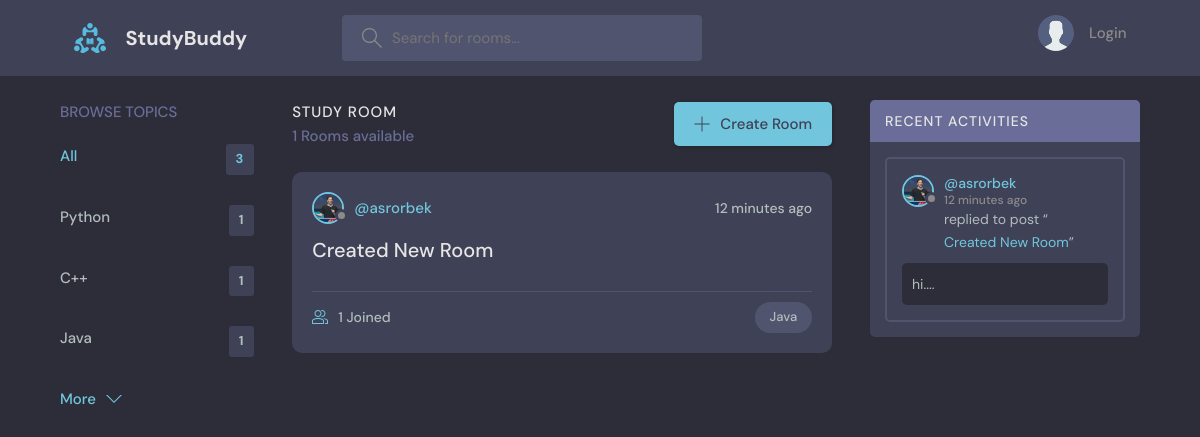
Page /?q=Java on the earlier database version.
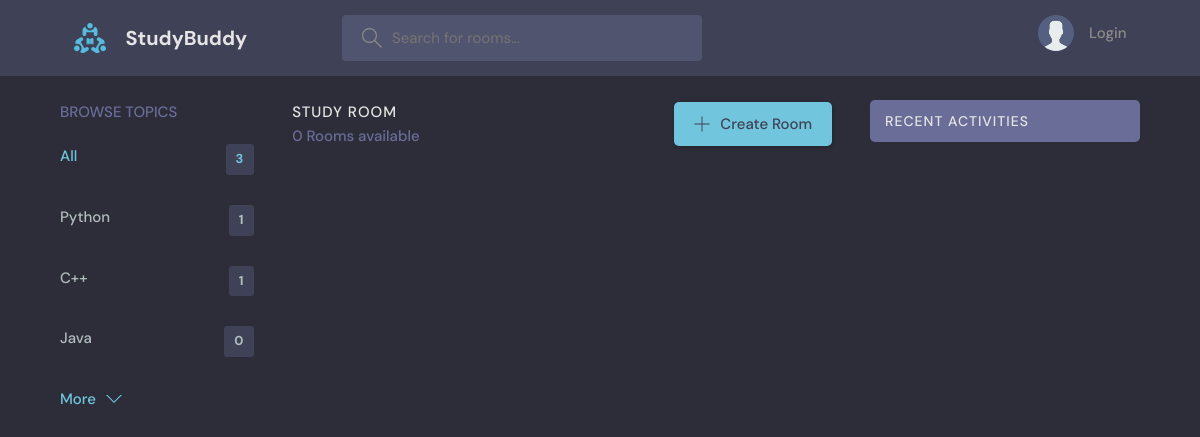
Same page on the later database version.
### base/models.py (models this page shows, shortened)
class Topic(models.Model):
  name = models.CharField(max_length=200, default=None)
  class Meta:
    db_table = "Topic"

class Room(models.Model):
  host = models.ForeignKey(User, on_delete=models.CASCADE, default=None)
  topic = models.ForeignKey(Topic, on_delete=models.CASCADE, default=None)
  name = models.CharField(max_length=200, default=None)
  participants = models.ManyToManyField(User, related_name='participants', blank=True)
  description = models.TextField(default=None)
  updated = models.DateTimeField(auto_now=True)
  created = models.DateTimeField(auto_now_add=True)
  class Meta:
    db_table = "Room"
    ordering = ["-created", "-updated"]

class User(AbstractUser):
  name = models.CharField(max_length=200, null=True)
  email = models.EmailField(unique=True, null=True)
  bio = models.TextField(null=True)
  avatar = models.ImageField(null=True, default="avatar.svg")
  USERNAME_FIELD = 'email'
  REQUIRED_FIELDS = []

class Message(models.Model):
  user = models.ForeignKey(User, on_delete=models.CASCADE, default=None)
  room = models.ForeignKey(Room, on_delete=models.CASCADE, default=None)
  body = models.TextField(default=None)
  updated = models.DateTimeField(auto_now=True)
  created = models.DateTimeField(auto_now_add=True)
  class Meta:
    db_table = "Message"
    ordering = ["-created", "-updated"]

### base/views.py (the view)
# urls.py: path("", views.home, name="home"),
def home(request):
  global room_id
  user = User.objects.all()
  q = request.GET.get('q') if request.GET.get('q') != None else ""
  rooms = Room.objects.filter(
    Q(topic__name__icontains=q) |
    Q(description__icontains=q) |
    Q(name__icontains=q) |
    Q(host__username__icontains=q)
  )
  topics = Topic.objects.all()[0:5]
  rooms_count = rooms.count()
  room_messages = Message.objects.filter(Q(room__topic__name__icontains=q))
  return render(request, 'home.html', {
    'rooms': rooms, "topics": topics, "rooms_count": rooms_count, 'room_messages': room_messages
  })

### templates/home.html (shortened to what this page needs)
{% extends 'main.html' %}
{% block content %}
  <main class="layout layout--3">
    <div class="container">
      {% include 'topics_component.html' %}
      <div class="roomList">
        <div class="roomList__header">
          <div>
            <h2>Study Room</h2>
            <p>{{ rooms_count }} Rooms available</p>
          </div>
          <a class="btn btn--main" href="{% url 'create-room' %}">
            <svg version="1.1" xmlns="http://www.w3.org/2000/svg" width="32" height="32" viewBox="0 0 32 32">
              <title>add</title>
              <path
                d="M16.943 0.943h-1.885v14.115h-14.115v1.885h14.115v14.115h1.885v-14.115h14.115v-1.885h-14.115v-14.115z"
              ></path>
            </svg>
            Create Room
          </a>
        </div>
        {% include 'feed_component.html' %}
      </div>
      {% include 'activity_component.html' %}
    </div>
  </main>
{% endblock %}

### templates/topics_component.html
<div class="topics">
  <div class="topics__header">
    <h2>Browse Topics</h2>
  </div>
  <ul class="topics__list">
    <li>
      <a href="{% url 'home' %}" class="active">All <span>{{ topics.count }}</span></a>
    </li>
    {% for topic in topics %}
      <li>
        <a href="{% url 'home' %}?q={{ topic.name }}">{{ topic.name }}<span>{{ topic.room_set.all.count }}</span></a>
      </li>
    {% endfor %}
  </ul>
  <a class="btn btn--link" href="{% url 'topics' %}">
    More
    <svg version="1.1" xmlns="http://www.w3.org/2000/svg" width="32" height="32" viewBox="0 0 32 32">
      <title>chevron-down</title>
      <path d="M16 21l-13-13h-3l16 16 16-16h-3l-13 13z"></path>
    </svg>
  </a>
</div>

### templates/feed_component.html (shortened to what this page needs)
{% for room in rooms %}
  <div class="roomListRoom">
    <div class="roomListRoom__header">
      <a href="{% url 'user-profile' room.host.id %}" class="roomListRoom__author">
        <div class="avatar avatar--small">
          <img src="/static/images/{{ room.host.avatar.url }}"/>
        </div>
        <span>@{{ room.host.username }}</span>
      </a>
      <div class="roomListRoom__actions">
        <span>{{ room.created | timesince }} ago</span>
      </div>
    </div>
    <div class="roomListRoom__content">
      <a href="{% url 'room' room.id %}">{{ room.name }}</a>
    </div>
    <div class="roomListRoom__meta">
      <a href="{% url 'room' room.id %}" class="roomListRoom__joined">
        {{ room.participants.all.count }} Joined
      </a>
      <p class="roomListRoom__topic">{{ room.topic.name }}</p>
    </div>
  </div>
{% endfor %}

### templates/activity_component.html (shortened to what this page needs)
<div class="activities">
  <div class="activities__header">
    <h2>Recent Activities</h2>
  </div>
  {% for message in room_messages %}
  <div class="activities__box">
    <div class="activities__boxHeader roomListRoom__header">
      <a href="{% url 'user-profile' message.user.id %}" class="roomListRoom__author">
        <div class="avatar avatar--small">
          <img src="/static/images/{{ message.user.avatar.url }}"/>
        </div>
        <p>
          @{{ message.user.username }}
          <span>{{ message.created| timesince}} ago</span>
        </p>
      </a>
    </div>
    <div class="activities__boxContent">
      <p>replied to post “<a href="{% url 'room' message.room.id %}">{{ message.room.name }}</a>”</p>
      <div class="activities__boxRoomContent">
        {{ message.body}}....
      </div>
    </div>
  </div>
  {% endfor %}
</div>

Differences in the rows shown:
removed Room: host.avatar (picture), host.username "asrorbek", created "12 minutes", name "Created New Room", participants.all.count "1", topic.name "Java"
removed Message: user.avatar (picture), user.username "asrorbek", created "12 minutes", room.name "Created New Room", body "hi"
computed for Topic "Java": room_set.all.count "1" → "0"
Other differences:
{{ rooms_count }}: "1" → "0"
